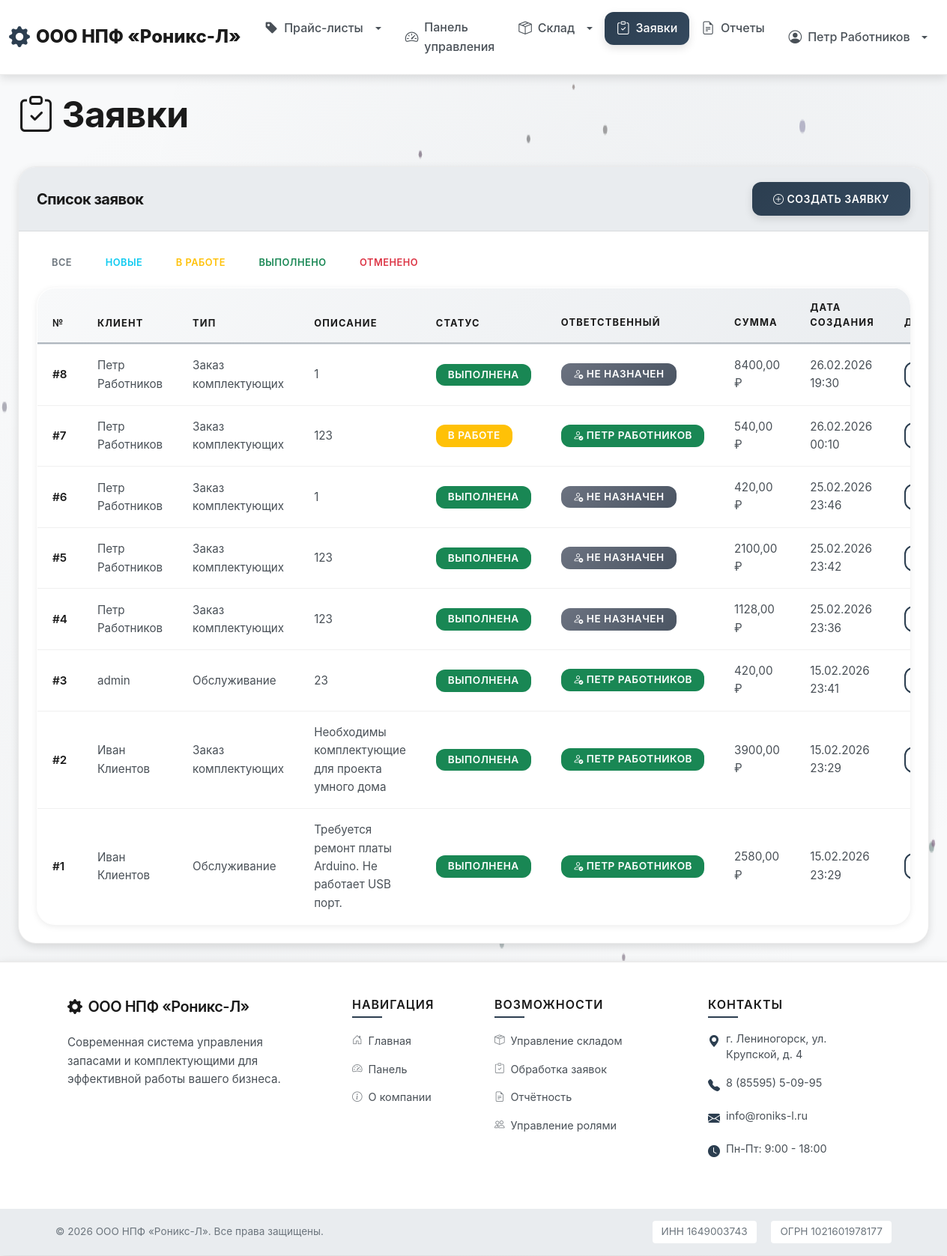
Page /orders/ (signed in) on the committed database.
### users/models.py (models this page shows, shortened)
class User(AbstractUser):
    ROLE_CHOICES = [
        ('client', 'Клиент'),
        ('worker', 'Работник сервисного центра'),
    ]
    role = models.CharField(
        'Роль',
        max_length=20,
        choices=ROLE_CHOICES,
        default='client'
    )
    phone = models.CharField('Телефон', max_length=20, blank=True)
    address = models.TextField('Адрес', blank=True)
    created_at = models.DateTimeField('Дата регистрации', auto_now_add=True)
    updated_at = models.DateTimeField('Дата обновления', auto_now=True)
    class Meta:
        verbose_name = 'Пользователь'
        verbose_name_plural = 'Пользователи'
        ordering = ['-created_at']
    @property
    def is_client(self):
        return self.role == 'client'
    @property
    def is_worker(self):
        return self.role == 'worker'

### orders/models.py (models this page shows, shortened)
class Order(models.Model):
    STATUS_CHOICES = [
        ('new', 'Новая'),
        ('in_progress', 'В работе'),
        ('completed', 'Выполнена'),
        ('cancelled', 'Отменена'),
    ]
    ORDER_TYPE_CHOICES = [
        ('service', 'Обслуживание'),
        ('components', 'Заказ комплектующих'),
    ]
    client = models.ForeignKey(
        'users.User',
        on_delete=models.CASCADE,
        related_name='orders',
        verbose_name='Клиент'
    )
    order_type = models.CharField('Тип заявки', max_length=20, choices=ORDER_TYPE_CHOICES)
    status = models.CharField('Статус', max_length=20, choices=STATUS_CHOICES, default='new')
    description = models.TextField('Описание')
    assigned_to = models.ForeignKey(
        'users.User',
        on_delete=models.SET_NULL,
        null=True,
        blank=True,
        related_name='assigned_orders',
        verbose_name='Ответственный',
        limit_choices_to={'role': 'worker'}
    )
    total_amount = models.DecimalField(
        'Сумма',
        max_digits=10,
        decimal_places=2,
        default=Decimal('0.00'),
        validators=[MinValueValidator(Decimal('0.00'))]
    )
    created_at = models.DateTimeField('Дата создания', auto_now_add=True)
    updated_at = models.DateTimeField('Дата обновления', auto_now=True)
    completed_at = models.DateTimeField('Дата выполнения', null=True, blank=True)
    class Meta:
        verbose_name = 'Заявка'
        verbose_name_plural = 'Заявки'
        ordering = ['-created_at']

### orders/views.py (the view)
# urls.py: path('', views.order_list, name='order_list'),
@login_required
def order_list(request):
    orders = Order.objects.select_related('client', 'assigned_to').all()
    if request.user.is_client:
        orders = orders.filter(client=request.user)
    status = request.GET.get('status')
    if status:
        orders = orders.filter(status=status)
    return render(request, 'orders/order_list.html', {'orders': orders})

### templates/orders/order_list.html (shortened to what this page needs)
{% extends 'base.html' %}
{% block content %}
<div class="container-fluid">
    <div class="row mb-4">
        <div class="col-12">
            <h1 class="display-5 fw-bold">
                <i class="bi bi-clipboard-check"></i> Заявки
            </h1>
        </div>
    </div>
    <div class="card">
        <div class="card-header d-flex justify-content-between align-items-center">
            <h5 class="mb-0">Список заявок</h5>
            <a href="{% url 'orders:order_create' %}" class="btn btn-primary">
                <i class="bi bi-plus-circle"></i> Создать заявку
            </a>
        </div>
        <div class="card-body">
            <div class="mb-3">
                <a href="?" class="btn btn-sm btn-outline-secondary">Все</a>
                <a href="?status=new" class="btn btn-sm btn-outline-info">Новые</a>
                <a href="?status=in_progress" class="btn btn-sm btn-outline-warning">В работе</a>
                <a href="?status=completed" class="btn btn-sm btn-outline-success">Выполнено</a>
                <a href="?status=cancelled" class="btn btn-sm btn-outline-danger">Отменено</a>
            </div>
            <div class="table-responsive">
                <table class="table table-hover">
                    <thead>
                        <tr>
                            <th>№</th>
                            {% if not user.is_client %}
                                <th>Клиент</th>
                            {% endif %}
                            <th>Тип</th>
                            <th>Описание</th>
                            <th>Статус</th>
                            {% if not user.is_client %}
                                <th>Ответственный</th>
                            {% endif %}
                            <th>Сумма</th>
                            <th>Дата создания</th>
                            <th>Действия</th>
                        </tr>
                    </thead>
                    <tbody>
                        {% for order in orders %}
                            <tr>
                                <td><strong>#{{ order.id }}</strong></td>
                                {% if not user.is_client %}
                                    <td>{{ order.client.get_full_name|default:order.client.username }}</td>
                                {% endif %}
                                <td>{{ order.get_order_type_display }}</td>
                                <td>{{ order.description|truncatewords:10 }}</td>
                                <td>
                                    {% if order.status == 'new' %}
                                        <span class="badge bg-info">{{ order.get_status_display }}</span>
                                    {% elif order.status == 'in_progress' %}
                                        <span class="badge bg-warning">{{ order.get_status_display }}</span>
                                    {% elif order.status == 'completed' %}
                                        <span class="badge bg-success">{{ order.get_status_display }}</span>
                                    {% else %}
                                        <span class="badge bg-danger">{{ order.get_status_display }}</span>
                                    {% endif %}
                                </td>
                                {% if not user.is_client %}
                                    <td>
                                        {% if order.assigned_to %}
                                            <span class="badge bg-success">
                                                <i class="bi bi-person-check"></i>
                                                {{ order.assigned_to.get_full_name|default:order.assigned_to.username }}
                                            </span>
                                        {% else %}
                                            <span class="badge bg-secondary">
                                                <i class="bi bi-person-x"></i> Не назначен
                                            </span>
                                        {% endif %}
                                    </td>
                                {% endif %}
                                <td>{{ order.total_amount }} ₽</td>
                                <td>{{ order.created_at|date:"d.m.Y H:i" }}</td>
                                <td>
                                    <a href="{% url 'orders:order_detail' order.pk %}" class="btn btn-sm btn-outline-primary">
                                    </a>
                                </td>
                            </tr>
                        {% empty %}
                            <tr>
                                <td colspan="{% if user.is_client %}6{% else %}8{% endif %}" class="text-center text-muted">
                                    Нет заявок
                                </td>
                            </tr>
                        {% endfor %}
                    </tbody>
                </table>
            </div>
        </div>
    </div>
</div>
{% endblock %}

### templates/base.html (shortened to what this page needs)
<!DOCTYPE html>
<html lang="ru">
<head>
    <link href="https://cdn.jsdelivr.net/npm/bootstrap@5.3.0/dist/css/bootstrap.min.css" rel="stylesheet">
    <link rel="stylesheet" href="https://cdn.jsdelivr.net/npm/bootstrap-icons@1.11.0/font/bootstrap-icons.css">
    {% load static %}
    <link rel="stylesheet" href="{% static 'css/style.css' %}">
</head>
<body class="d-flex flex-column min-vh-100">
    <nav class="navbar navbar-expand-lg navbar-light sticky-top">
        <div class="container-fluid">
            <a class="navbar-brand company-logo" href="{% url 'core:home' %}">
                <i class="bi bi-gear-fill"></i> ООО НПФ «Роникс-Л»
            </a>
            <div class="collapse navbar-collapse" id="navbarNav">
                <ul class="navbar-nav me-auto">
                    <li class="nav-item dropdown">
                        <a class="nav-link dropdown-toggle" href="#" role="button" data-bs-toggle="dropdown">
                            <i class="bi bi-tag-fill"></i> Прайс-листы
                        </a>
                    </li>
                    {% if user.is_authenticated %}
                        <li class="nav-item">
                            <a class="nav-link" href="{% url 'core:dashboard' %}">
                                <i class="bi bi-speedometer2"></i> Панель управления
                            </a>
                        </li>
                        {% if user.is_worker or user.is_superuser %}
                            <li class="nav-item dropdown">
                                <a class="nav-link dropdown-toggle" href="#" role="button" data-bs-toggle="dropdown">
                                    <i class="bi bi-box-seam"></i> Склад
                                </a>
                            </li>
                        {% endif %}
                        <li class="nav-item">
                            <a class="nav-link" href="{% url 'orders:order_list' %}">
                                <i class="bi bi-clipboard-check"></i> Заявки
                            </a>
                        </li>
                        {% if user.is_worker or user.is_superuser %}
                            <li class="nav-item">
                                <a class="nav-link" href="{% url 'reports:home' %}">
                                    <i class="bi bi-file-earmark-text"></i> Отчеты
                                </a>
                            </li>
                        {% endif %}
                    {% endif %}
                </ul>
                <ul class="navbar-nav ms-auto">
                    {% if user.is_authenticated %}
                        <li class="nav-item dropdown">
                            <a class="nav-link dropdown-toggle" href="#" role="button" data-bs-toggle="dropdown">
                                <i class="bi bi-person-circle"></i> {{ user.get_full_name|default:user.username }}
                            </a>
                        </li>
                    {% endif %}
                </ul>
            </div>
        </div>
    </nav>
    <main class="container-fluid py-4 flex-grow-1">
        {% block content %}{% endblock %}
    </main>
    <footer class="footer-modern mt-auto">
        <div class="footer-top py-5">
            <div class="container">
                <div class="row g-4">
                    <div class="col-lg-4 col-md-6">
                        <div class="footer-section">
                            <h5 class="footer-title mb-4">
                                <i class="bi bi-gear-fill me-2"></i>ООО НПФ «Роникс-Л»
                            </h5>
                            <p class="footer-text mb-3">
                                Современная система управления запасами и комплектующими для эффективной работы вашего бизнеса.
                            </p>
                        </div>
                    </div>
                    <div class="col-lg-2 col-md-6">
                        <div class="footer-section">
                            <h6 class="footer-subtitle mb-3">Навигация</h6>
                            <ul class="footer-links">
                                <li><a href="{% url 'core:home' %}"><i class="bi bi-house-door me-2"></i>Главная</a></li>
                                {% if user.is_authenticated %}
                                <li><a href="{% url 'core:dashboard' %}"><i class="bi bi-speedometer2 me-2"></i>Панель</a></li>
                                {% endif %}
                                <li><a href="{% url 'core:about' %}"><i class="bi bi-info-circle me-2"></i>О компании</a></li>
                            </ul>
                        </div>
                    </div>
                    <div class="col-lg-3 col-md-6">
                        <div class="footer-section">
                            <h6 class="footer-subtitle mb-3">Возможности</h6>
                            <ul class="footer-links">
                                <li><a href="#"><i class="bi bi-box-seam me-2"></i>Управление складом</a></li>
                                <li><a href="#"><i class="bi bi-clipboard-check me-2"></i>Обработка заявок</a></li>
                                <li><a href="#"><i class="bi bi-file-earmark-text me-2"></i>Отчётность</a></li>
                                <li><a href="#"><i class="bi bi-people me-2"></i>Управление ролями</a></li>
                            </ul>
                        </div>
                    </div>
                    <div class="col-lg-3 col-md-6">
                        <div class="footer-section">
                            <h6 class="footer-subtitle mb-3">Контакты</h6>
                            <ul class="footer-contacts">
                                <li>
                                    <i class="bi bi-geo-alt-fill me-2"></i>
                                    <span>г. Лениногорск, ул. Крупской, д. 4</span>
                                </li>
                                <li>
                                    <i class="bi bi-telephone-fill me-2"></i>
                                    <span>8 (85595) 5-09-95</span>
                                </li>
                                <li>
                                    <i class="bi bi-envelope-fill me-2"></i>
                                    <span>info@roniks-l.ru</span>
                                </li>
                                <li>
                                    <i class="bi bi-clock-fill me-2"></i>
                                    <span>Пн-Пт: 9:00 - 18:00</span>
                                </li>
                            </ul>
                        </div>
                    </div>
                </div>
            </div>
        </div>
        <div class="footer-bottom py-3">
            <div class="container">
                <div class="row align-items-center">
                    <div class="col-md-6 text-center text-md-start mb-2 mb-md-0">
                        <p class="footer-copyright mb-0">
                            &copy; 2026 ООО НПФ «Роникс-Л». Все права защищены.
                        </p>
                    </div>
                    <div class="col-md-6 text-center text-md-end">
                        <p class="footer-legal mb-0">
                            <span class="me-3">ИНН 1649003743</span>
                            <span>ОГРН 1021601978177</span>
                        </p>
                    </div>
                </div>
            </div>
        </div>
    </footer>
</body>
</html>

### rows in the picture
User: get_full_name "Петр Работников"
Order: id "8", client.get_full_name "Петр Работников", order_type "Заказ комплектующих", description "1", status "ВЫПОЛНЕНА", shows "НЕ НАЗНАЧЕН", total_amount "8400,00", created_at "26.02.2026 19:30"
Order: id "7", client.get_full_name "Петр Работников", order_type "Заказ комплектующих", description "123", status "В РАБОТЕ", assigned_to.get_full_name "ПЕТР РАБОТНИКОВ", total_amount "540,00", created_at "26.02.2026 00:10"
Order: id "6", client.get_full_name "Петр Работников", order_type "Заказ комплектующих", description "1", status "ВЫПОЛНЕНА", shows "НЕ НАЗНАЧЕН", total_amount "420,00", created_at "25.02.2026 23:46"
Order: id "5", client.get_full_name "Петр Работников", order_type "Заказ комплектующих", description "123", status "ВЫПОЛНЕНА", shows "НЕ НАЗНАЧЕН", total_amount "2100,00", created_at "25.02.2026 23:42"
Order: id "4", client.get_full_name "Петр Работников", order_type "Заказ комплектующих", description "123", status "ВЫПОЛНЕНА", shows "НЕ НАЗНАЧЕН", total_amount "1128,00", created_at "25.02.2026 23:36"
Order: id "3", client.get_full_name "admin", order_type "Обслуживание", description "23", status "ВЫПОЛНЕНА", assigned_to.get_full_name "ПЕТР РАБОТНИКОВ", total_amount "420,00", created_at "15.02.2026 23:41"
Order: id "2", client.get_full_name "Иван Клиентов", order_type "Заказ комплектующих", description "Необходимы комплектующие для проекта умного дома", status "ВЫПОЛНЕНА", assigned_to.get_full_name "ПЕТР РАБОТНИКОВ", total_amount "3900,00", created_at "15.02.2026 23:29"
Order: id "1", client.get_full_name "Иван Клиентов", order_type "Обслуживание", description "Требуется ремонт платы Arduino. Не работает USB порт.", status "ВЫПОЛНЕНА", assigned_to.get_full_name "ПЕТР РАБОТНИКОВ", total_amount "2580,00", created_at "15.02.2026 23:29"
